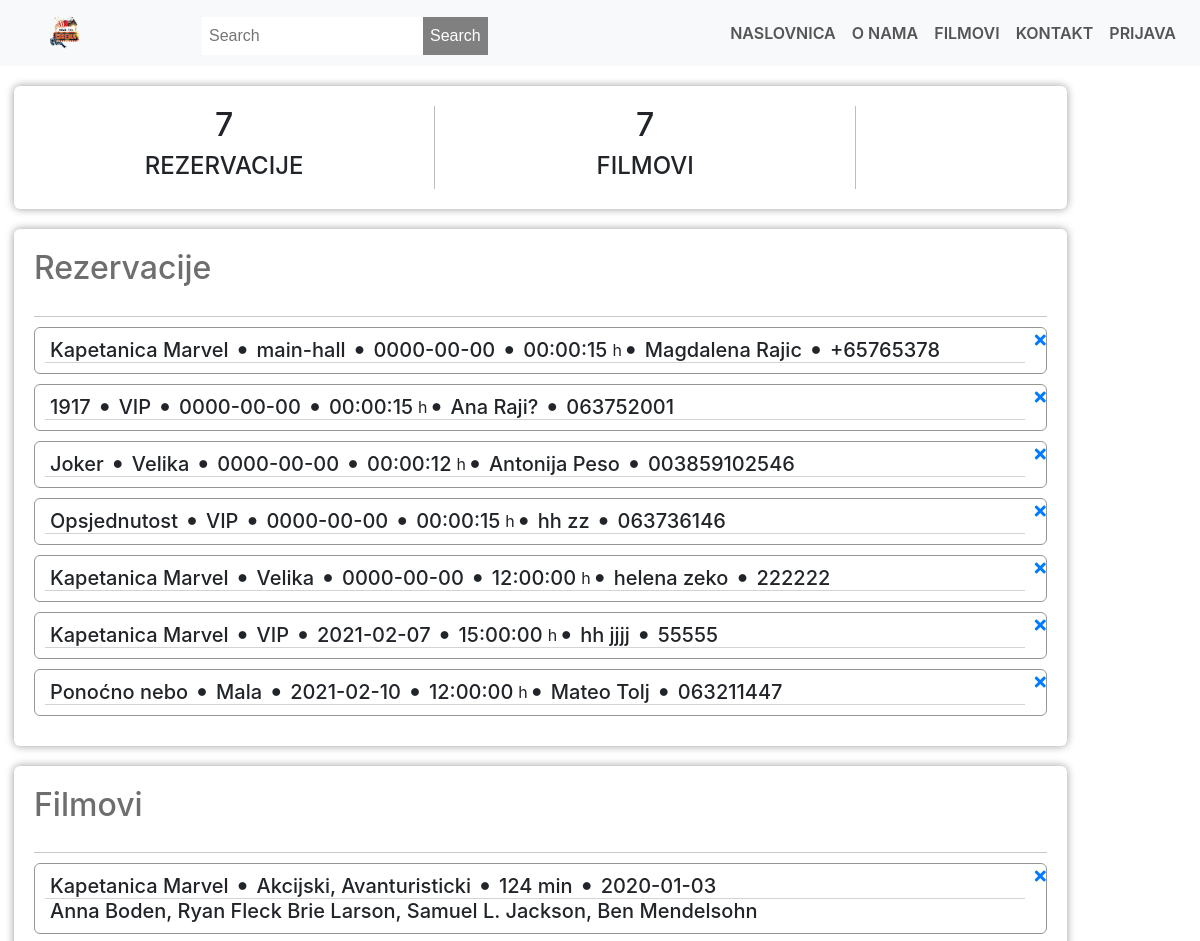
The app's page /admin.php (upper part), older data.
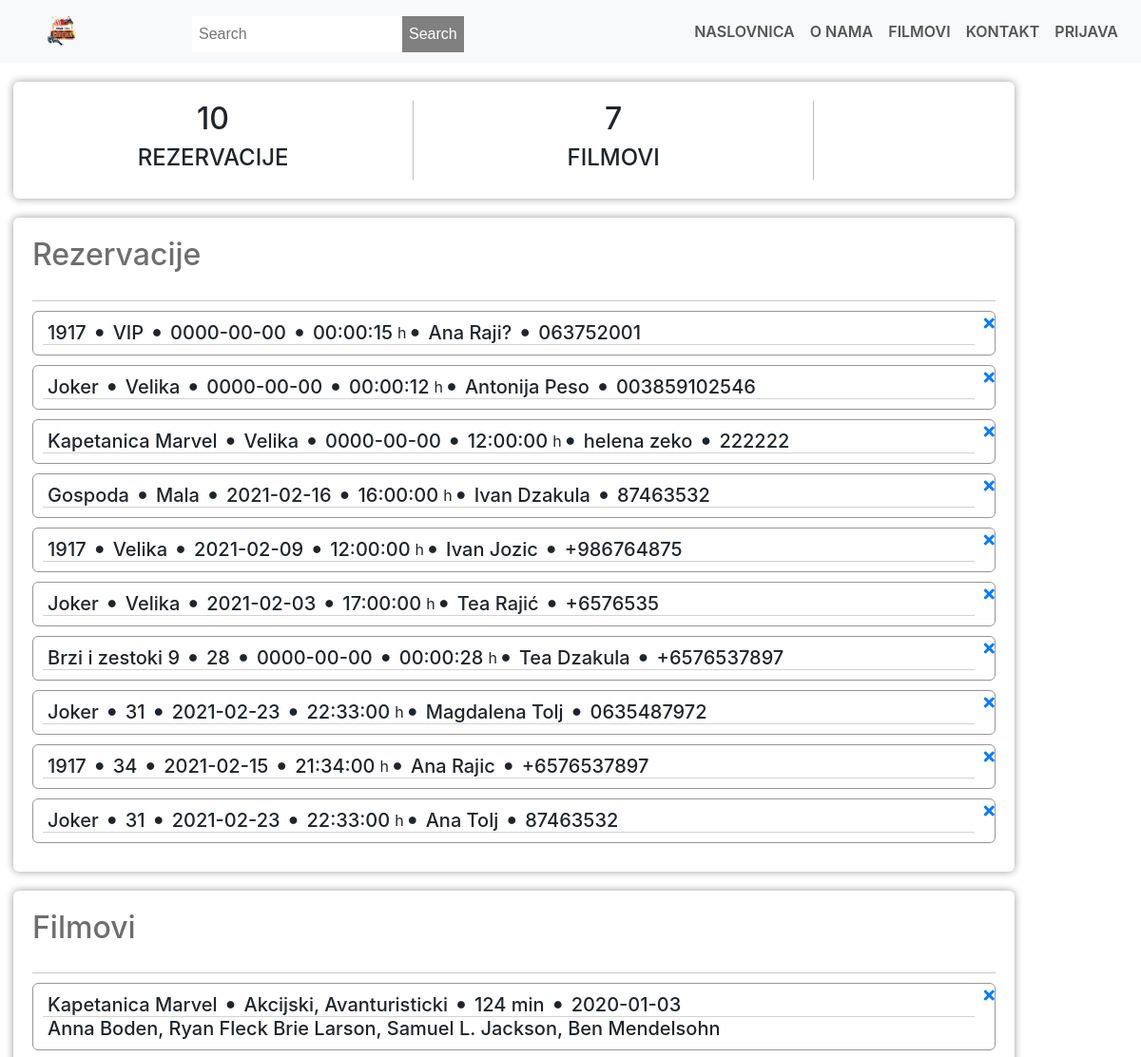
The same page, newer data.
### tables this page shows
CREATE TABLE `bookingtable` (
  `bookingID` int(11) NOT NULL,
  `movieName` varchar(100) DEFAULT NULL,
  `bookingTheatre` varchar(100) NOT NULL,
  `bookingType` varchar(100) DEFAULT NULL,
  `bookingDate` date NOT NULL,
  `bookingTime` time NOT NULL,
  `bookingFName` varchar(100) NOT NULL,
  `bookingLName` varchar(100) DEFAULT NULL,
  `bookingPNumber` varchar(12) NOT NULL
);

CREATE TABLE `movietable` (
  `movieID` int(11) NOT NULL,
  `movieImg` varchar(150) NOT NULL,
  `movieTitle` varchar(100) NOT NULL,
  `movieGenre` varchar(50) NOT NULL,
  `movieDuration` int(11) NOT NULL,
  `movieRelDate` date NOT NULL,
  `movieDirector` varchar(50) NOT NULL,
  `movieActors` varchar(150) NOT NULL
);

### admin.php (the view, shortened to what this page needs)
<!DOCTYPE html>
<html lang="en">
<head>
    <link rel="stylesheet" href="style/styles.css">
    <link rel="stylesheet" href="https://stackpath.bootstrapcdn.com/bootstrap/4.4.1/css/bootstrap.min.css" >
<link rel="stylesheet" href ="https://stackpath.bootstrapcdn.com/font-awesome/4.7.0/css/font-awesome.min.css">
    <link rel="stylesheet" href="https://use.fontawesome.com/releases/v5.7.2/css/all.css"
>
</head>
<body>
    <?php
    $link = mysqli_connect("localhost", "root", "", "baza");
    $sql = "SELECT * FROM bookingtable";
    $sql1 = "SELECT * FROM movietable";
    $bookingsNo=mysqli_num_rows(mysqli_query($link, $sql));
    $moviesNo=mysqli_num_rows(mysqli_query($link, "SELECT * FROM movietable"));
    ?>
   <section id="section-nav-bar">
        <nav class="navbar navbar-expand-lg navbar-light bg-light">
        <a class="navbar-brand" href="#section-nav-bar"><img src="img/logo.png" ></a>
                <div>
                    <form action="pregled1.php" method="POST" class = "search-form">
                        <input type="text" name="keyword" placeholder="Search "/>
                        <button name="search" class="search">Search</button>
                    </form>
                </div>
                <div class="collapse navbar-collapse" id="navbarNav">
                  <ul class="navbar-nav ml-auto" >
                    <li class="nav-item ">
                      <a class="nav-link" href="index.php">NASLOVNICA </a>
                    </li>
                    <li class="nav-item">
                      <a class="nav-link" href="index.php">O NAMA</a>
                    </li>
                    <li class="nav-item">
                      <a class="nav-link" href="pregled.php">FILMOVI</a>
                    </li>
                    <li class="nav-item">
                            <a class="nav-link " href="index.php" >KONTAKT</a>
                     </li>
                     <?php
                      if (! empty($_SESSION['logged_in']))
                       {
                       ?>
                        <li class="nav-item">
                      <a class="nav-link " href="logout.php" >ODJAVA </a>
                       </li>
                       <li class="nav-item">
                        <a class="nav-link " href="admin/admin.php" > ADMIN </a>
                         </li>
                       <?php
                        }else{?>
                        <li class="nav-item">
                         <a class="nav-link " href="logout.php" >PRIJAVA </a>
                         </li>
<?php
                      }
                      ?>
                  </ul>
                </div>
              </nav>
</section>
    <div class="admin-container">
        <div class="admin-section admin-section1">
            <div class="admin-section-column">
                <div class="admin-section-panel admin-section-stats">
                    <div class="admin-section-stats-panel">
                        <h2 ><?php echo $bookingsNo ?></h2>
                        <h4>REZERVACIJE</h4>
                    </div>
                    <div class="admin-section-stats-panel">
                        <h2 ><?php echo $moviesNo ?></h2>
                        <h4>FILMOVI</h4>
                    </div>
                </div>
                <div class="admin-section-panel admin-section-panel1">
                    <div class="admin-panel-section-header">
                        <h2>Rezervacije</h2>
                    </div>
                    <div class="admin-panel-section-content">
                        <?php
                        if($result = mysqli_query($link, $sql)){
                            if(mysqli_num_rows($result) > 0){
                                while($row = mysqli_fetch_array($result)){
                                    echo "<div class=\"admin-panel-section-booking-item\">\n";
                                    echo "                            <div class=\"admin-panel-section-booking-info\">\n";
                                    echo "                                <div>\n";
                                    echo "                                    <h5>". $row['movieName'] ."</h5>\n";
                                    echo "                                    <i class=\"fas fa-circle \"></i>\n";
                                    echo "                                    <h5>". $row['bookingTheatre'] ."</h5>\n";
                                    echo "                                    <i class=\"fas fa-circle \"></i>\n";
                                    echo "                                    <h5>". $row['bookingDate'] ."</h5>\n";
                                    echo "                                    <i class=\"fas fa-circle \"></i>\n";
                                    echo "                                    <h5>". $row['bookingTime'] ."</h5> h \n";
                                    echo "                                    <i class=\"fas fa-circle \"></i>\n";
                                    echo "                                    <h5>". $row['bookingFName'] ." ". $row['bookingLName'] ."</h5>\n";
                                    echo "                                    <i class=\"fas fa-circle\"></i>\n";
                                    echo "                                    <h5>". $row['bookingPNumber'] ."</h5>\n";
                                    echo "                                </div>\n";
                                    echo "                            </div>\n";
                                    echo "                                <a href='deleteBooking.php?id=".$row['bookingID']."'><i class=\"fas fa-times decline-booking\"></i></a>\n";
                                    echo "                        </div>";
                                }
                            } else{
                                echo '<h4 class="no-annot">No Bookings right now</h4>';
                            }
                        } else{
                            echo "ERROR: Could not able to execute $sql. " . mysqli_error($link);
                        }
                        ?>
                    </div>
                </div>
                <div class="admin-section-panel admin-section-panel1">
                    <div class="admin-panel-section-header">
                        <h2>Filmovi</h2>
                    </div>
                    <div class="admin-panel-section-content">
                        <?php
                        if($result = mysqli_query($link, $sql1)){
                            if(mysqli_num_rows($result) > 0){
                                while($row = mysqli_fetch_array($result)){
                                    echo "<div class=\"admin-panel-section-booking-item\">\n";
                                    echo "                            <div class=\"admin-panel-section-booking-info\">\n";
                                    echo "                                <div>\n";
                                    echo "                                    <h5>". $row['movieTitle'] ."</h5>\n";
                                    echo "                                    <i class=\"fas fa-circle \"></i>\n";
                                    echo "                                    <h5>". $row['movieGenre'] ."</h5>\n";
                                    echo "                                    <i class=\"fas fa-circle \"></i>\n";
                                    echo "                                    <h5>". $row['movieDuration'] ." min </h5>\n";
                                    echo "                                    <i class=\"fas fa-circle \"></i>\n";
                                    echo "                                    <h5>". $row['movieRelDate'] ."</h5>\n";
                                    echo "                                </div>\n";
                                    echo "                                <div>\n";
                                    echo "                                    <h5>". $row['movieDirector'] ." ". $row['movieActors'] ."</h5>\n";
                                    echo "                                </div>\n";
                                    echo "                            </div>\n";
                                    echo "                                <a href='deleteMovie.php?id=".$row['movieID']."'><i class=\"fas fa-times decline-booking\"></i></a>\n";
                                    echo "                        </div>";
                                }
                            } else{
                                echo '<h4 class="no-annot">No Bookings right now</h4>';
                            }
                        } else{
                            echo "ERROR: Could not able to execute $sql. " . mysqli_error($link);
                        }
                        ?>
                    </div>
                </div>
            </div>
        </div>
    </div>
</body>
</html>

### style/styles.css (style rules this page uses)
* { margin: 0; padding: 0; }
#section-nav-bar { position: sticky; top: 0; z-index: 10 ; }
.navbar-brand img { height: 40px; padding-left: 30px; }
.navbar-nav li a { float:right; text-align: left; }
.navbar { background: #fff; }
.nav-link { color: #555!important; font-weight:600; font-size: 16px; }
.admin-container { display: flex; grid-template-columns: 1fr 5fr; }
.admin-section1 { display: flex; flex-wrap: wrap; padding: 0 4px; width: 100%; }
.admin-section-column { flex: 90%; max-width: 90%; padding: 0 10px; }
.admin-section-panel { width: 100%; vertical-align: middle; background-color: #FFF; -webkit-border-radius: 6px; -moz-border-radius: 6px; border-radius: 6px; -webkit-box-shadow: 0px 0px 9px 0px rgba(0, 0, 0, 0.40); -moz-box-shadow: 0px 0px 9px 0px rgba(0, 0, 0, 0.40); box-shadow: 0px 0px 9px 0px rgba(0, 0, 0, 0.40); padding: 20px; margin: 20px 0; }
.admin-panel-section-header { display: flex; align-items: center; justify-content: flex-start; padding-bottom: 20px; border-bottom: #c7c7c7 1px solid; }
.admin-panel-section-header>h2 { color: #6e6e6e; }
.admin-section-stats { display: flex; padding: 20px 0; }
.admin-section-stats-panel { flex: 25%; max-width: 40%; text-align: center; border-right: #bdbdbd 1px solid; }
.admin-panel-section-booking-item { background-color: none; -webkit-border-radius: 6px; -moz-border-radius: 6px; border-radius: 6px; border: #969696 1px solid; margin: 10px 0; overflow: hidden; display: flex; transition: all 0.6s ease; }
.admin-panel-section-booking-info { margin: 10px 10px; display: flex; flex: 100%; flex-direction: column; justify-content: center; }
.admin-panel-section-booking-info div:first-child { border-bottom: #d3d3d3 1px solid; }
.admin-panel-section-booking-info>div { height: 100%; display: flex; }
.admin-panel-section-booking-info>div>* { display: inline-block; margin: auto 5px; }
.admin-panel-section-booking-info>div .fa-circle { font-size: 8px; }

### admin.php (style rules this page uses)
.search-form { margin-top:5px; float:left; margin-left:100px; }
input[type=text] { padding: 7px; border:none; font-size: 16px; font-family: sans-serif; }
.search { float: right; background: #808080; color:white; border-radius: 0 5x 5x 0; cursor: pointer; position: relative; padding: 7px; font-family: sans-serif; border:none; font-size: 16px; }

Row changes from the older to the newer data that the page shows:
removed bookingtable: movieName "Kapetanica Marvel", bookingTheatre "main-hall", bookingDate "0000-00-00", bookingTime "00:00:15", bookingFName "Magdalena", bookingLName "Rajic", bookingPNumber "+65765378"
removed bookingtable: movieName "Opsjednutost", bookingTheatre "VIP", bookingDate "0000-00-00", bookingTime "00:00:15", bookingFName "hh", bookingLName "zz", bookingPNumber "063736146"
removed bookingtable: movieName "Kapetanica Marvel", bookingTheatre "VIP", bookingDate "2021-02-07", bookingTime "15:00:00", bookingFName "hh", bookingLName "jjjj", bookingPNumber "55555"
removed bookingtable: movieName "Ponoćno nebo", bookingTheatre "Mala", bookingDate "2021-02-10", bookingTime "12:00:00", bookingFName "Mateo", bookingLName "Tolj", bookingPNumber "063211447"
added bookingtable: movieName "Gospoda", bookingTheatre "Mala", bookingDate "2021-02-16", bookingTime "16:00:00", bookingFName "Ivan", bookingLName "Dzakula", bookingPNumber "87463532"
added bookingtable: movieName "1917", bookingTheatre "Velika", bookingDate "2021-02-09", bookingTime "12:00:00", bookingFName "Ivan", bookingLName "Jozic", bookingPNumber "+986764875"
added bookingtable: movieName "Joker", bookingTheatre "Velika", bookingDate "2021-02-03", bookingTime "17:00:00", bookingFName "Tea", bookingLName "Rajić", bookingPNumber "+6576535"
added bookingtable: movieName "Brzi i zestoki 9", bookingTheatre "28", bookingDate "0000-00-00", bookingTime "00:00:28", bookingFName "Tea", bookingLName "Dzakula", bookingPNumber "+6576537897"
added bookingtable: movieName "Joker", bookingTheatre "31", bookingDate "2021-02-23", bookingTime "22:33:00", bookingFName "Magdalena", bookingLName "Tolj", bookingPNumber "0635487972"
added bookingtable: movieName "1917", bookingTheatre "34", bookingDate "2021-02-15", bookingTime "21:34:00", bookingFName "Ana", bookingLName "Rajic", bookingPNumber "+6576537897"
added bookingtable: movieName "Joker", bookingTheatre "31", bookingDate "2021-02-23", bookingTime "22:33:00", bookingFName "Ana", bookingLName "Tolj", bookingPNumber "87463532"
Text that changed along with them:
$bookingsNo: "7" → "10"
